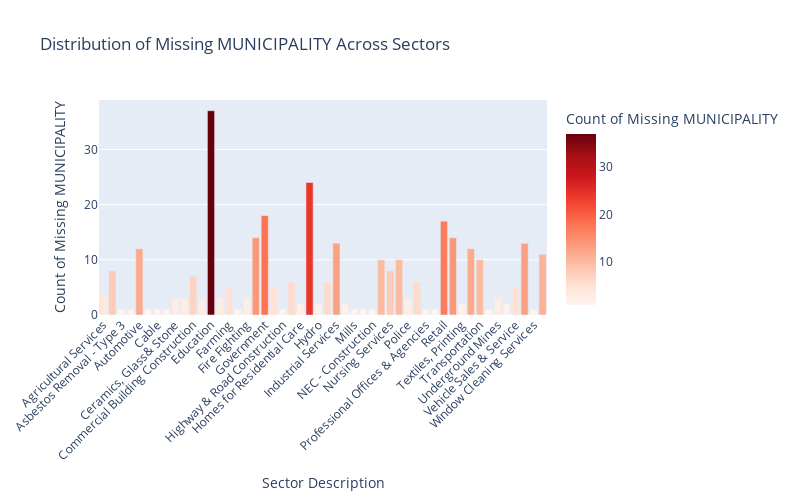

Notebook source saved alongside this figure:
### Code cell
# Checking the distribution of missing MUNICIPALITY values across different categories
df_missing_municipality = df1[df1["MUNICIPALITY"].isnull()]

# Creating a bar chart to show missing MUNICIPALITY counts per SECTOR DESCRIPTION
fig = px.bar(
    df_missing_municipality.groupby("SECTOR DESCRIPTION").size().reset_index(name="Missing Count"),
    x="SECTOR DESCRIPTION",
    y="Missing Count",
    title="Distribution of Missing MUNICIPALITY Across Sectors",
    labels={"SECTOR DESCRIPTION": "Sector Description", "Missing Count": "Count of Missing MUNICIPALITY"},
    color="Missing Count",
    color_continuous_scale="reds",
)

fig.update_layout(xaxis_tickangle=-45, height=500, width=800)
fig.show()

### Figure 1 — Plotly figure (JSON) as saved in the notebook; plotly's stock layout.template omitted (floating-point values rounded to 4 significant figures)
{"data": [{"hovertemplate": "Sector Description=%{x}<br>Count of Missing MUNICIPALITY=%{marker.color}<extra></extra>", "legendgroup": "", "marker": {"color": [4, 8, 1, 1, 12, 1, 1, 1, 3, 3, 7, 3, 37, 3, 5, 1, 3, 14, 18, 5, 1, 6, 2, 24, 2, 6, 13, 2, 1, 1, 1, 10, 8, 10, 3, 6, 1, 1, 17, 14, 2, 12, 10, 1, 3, 2, 5, 13, 1, 11], "coloraxis": "coloraxis", "pattern": {"shape": ""}}, "name": "", "orientation": "v", "showlegend": false, "textposition": "auto", "type": "bar", "x": ["Agricultural Services", "Apartment & Other Multiple Housing", "Asbestos Removal - Type 3", "Asphalt Paving", "Automotive", "Bridge Construction", "Cable", "Caisson", "Ceramics, Glass& Stone", "Chemical, Rubber & Plastics", "Commercial Building Construction", "Construction Premises", "Education", "Electrical & Electronics", "Farming", "Film & TV", "Fire Fighting", "Food, Beverage & Tobacco", "Government", "Group Homes", "Highway & Road Construction", "Homes for Nursing Care", "Homes for Residential Care", "Hospitals", "Hydro", "Industrial Building Construction", "Industrial Services", "Logging & Sawmills", "Mills", "Mining Plant Construction", "NEC - Construction", "NEC - Industrial", "Nursing Services", "Offices & Related Services", "Police", "Primary Metals", "Professional Offices & Agencies", "Restaurants", "Retail", "Single Family Housing", "Textiles, Printing", "Tourism, Hospitality & Recreational Services", "Transportation", "Treatment Clinics & Specialized Services", "Underground Mines", "Utilities", "Vehicle Sales & Service", "Wholesalers", "Window Cleaning Services", "Wood & Metal Fabrication"], "xaxis": "x", "y": [4, 8, 1, 1, 12, 1, 1, 1, 3, 3, 7, 3, 37, 3, 5, 1, 3, 14, 18, 5, 1, 6, 2, 24, 2, 6, 13, 2, 1, 1, 1, 10, 8, 10, 3, 6, 1, 1, 17, 14, 2, 12, 10, 1, 3, 2, 5, 13, 1, 11], "yaxis": "y"}], "layout": {"barmode": "relative", "coloraxis": {"colorbar": {"title": {"text": "Count of Missing MUNICIPALITY"}}, "colorscale": [[0, "rgb(255,245,240)"], [0.125, "rgb(254,224,210)"], [0.25, "rgb(252,187,161)"], [0.375, "rgb(252,146,114)"], [0.5, "rgb(251,106,74)"], [0.625, "rgb(239,59,44)"], [0.75, "rgb(203,24,29)"], [0.875, "rgb(165,15,21)"], [1, "rgb(103,0,13)"]]}, "height": 500, "legend": {"tracegroupgap": 0}, "title": {"text": "Distribution of Missing MUNICIPALITY Across Sectors"}, "width": 800, "xaxis": {"anchor": "y", "domain": [0, 1], "tickangle": -45, "title": {"text": "Sector Description"}}, "yaxis": {"anchor": "x", "domain": [0, 1], "title": {"text": "Count of Missing MUNICIPALITY"}}}}
